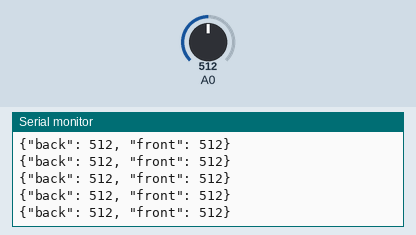
A sketch run on a simulated Arduino Uno, built with avr-gcc and run on an emulated ATmega328P. On the bench: the last lines printed to the serial monitor. The test bench sets the inputs (shaded band); at power-on: A0 = 512.

Above: at 1.2 s.
1.3 s: A0 set to 109
At 1.8 s:
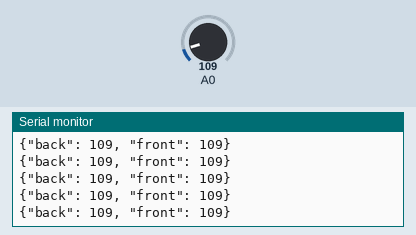
4.3 s: A0 set to 94
At 4.9 s:
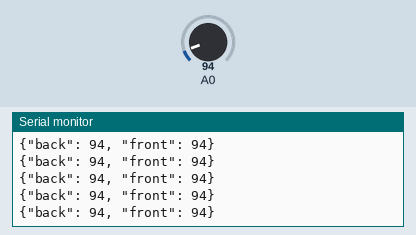
16.3 s: A0 set to 8
At 17.3 s:
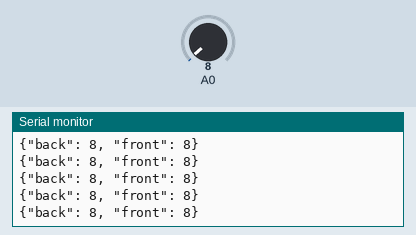
19.3 s: A0 set to 11
At 20.1 s:
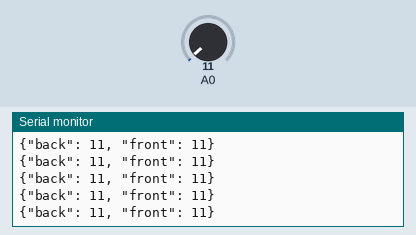
Timing chart, 0 to 22.3 s (numbered marks = the images above; inputs shaded):
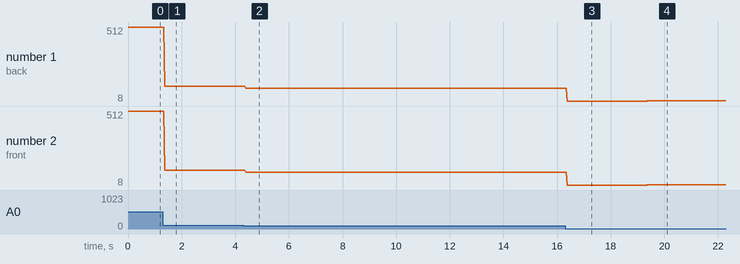

Measured:
- after the input at 1.3 s, the serial monitor: prints a new line after 0.07 s (image 1)
- after the input at 4.3 s, the serial monitor: prints a new line after 0.08 s (image 2)
- after the input at 16.3 s, the serial monitor: prints a new line after 0.07 s (image 3)
- after the input at 19.3 s, the serial monitor: prints a new line after 0.06 s (image 4)
- plotted number 1: 512 → 109 after the input at 1.3 s, 109 → 94 after the input at 4.3 s, 94 → 8 after the input at 16.3 s, 8 → 11 after the input at 19.3 s
- plotted number 2: 512 → 109 after the input at 1.3 s, 109 → 94 after the input at 4.3 s, 94 → 8 after the input at 16.3 s, 8 → 11 after the input at 19.3 s

The sketch:

Arduino_Breaks_Test.ino
```cpp
int val;

const float VCC = 5.0; //supply voltage in volts
const int RC = 510; // known resistor value in ohm


void setup() {
  pinMode(A0, INPUT);
  Serial.begin(9600);
}

float convReturn(float val) {
// Vout = (VCC * 510) / (RC + 150) base forumla
  //float resistance = ((VCC * 510) /(val))-510;
  float ret = (val * 510) / (RC + 150);
  return ret;
}

void loop() {
  long sum = 0;
  for(int i=0; i < 100; ++i) sum += (long)analogRead(A0);
  val = int(sum / 100);
  Serial.println("{\"back\": " +  String(val) + ", \"front\": "+ String(val) + "}");
  delay(1);
}

//{'resistance': 10, 'test': 10}
```
